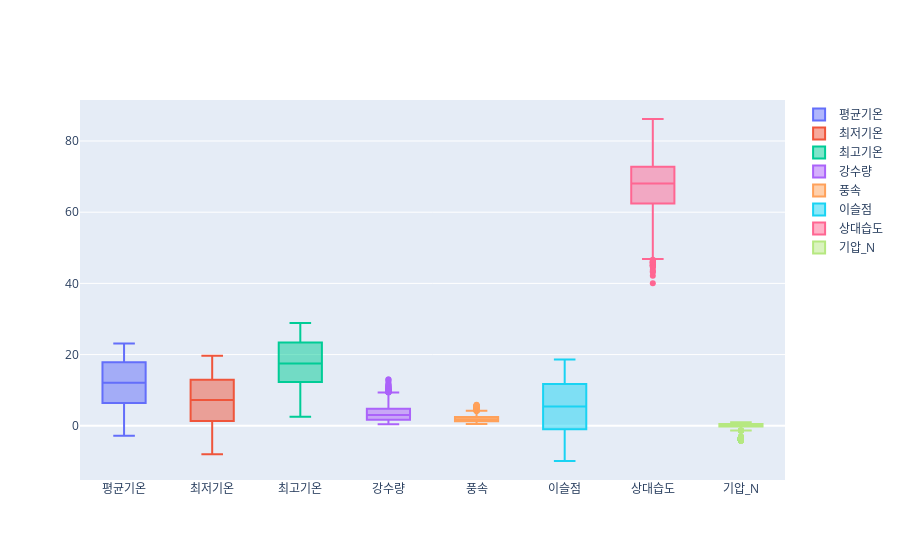

The notebook cell this image was saved under:
### Markdown cell above
#### 특이 데이터 찾기

### Code cell
import plotly.graph_objects as go

fig = go.Figure()
for col_name in X_train.columns:
    fig.add_trace(go.Box(y=X_train[col_name], name=col_name))

fig.show()

### Figure 1 — Plotly figure (JSON) as saved in the notebook; plotly's stock layout.template omitted (floating-point values rounded to 4 significant figures; data arrays with more than 128 entries replaced by an {"elided": "..."} marker saying what was removed)
{"data": [{"name": "평균기온", "type": "box", "y": {"elided": "6195 float values"}}, {"name": "최저기온", "type": "box", "y": {"elided": "6195 float values"}}, {"name": "최고기온", "type": "box", "y": {"elided": "6195 float values"}}, {"name": "강수량", "type": "box", "y": {"elided": "6195 float values"}}, {"name": "풍속", "type": "box", "y": {"elided": "6195 float values"}}, {"name": "이슬점", "type": "box", "y": {"elided": "6195 float values"}}, {"name": "상대습도", "type": "box", "y": {"elided": "6195 float values"}}, {"name": "기압_N", "type": "box", "y": {"elided": "6195 float values"}}], "layout": {}}
